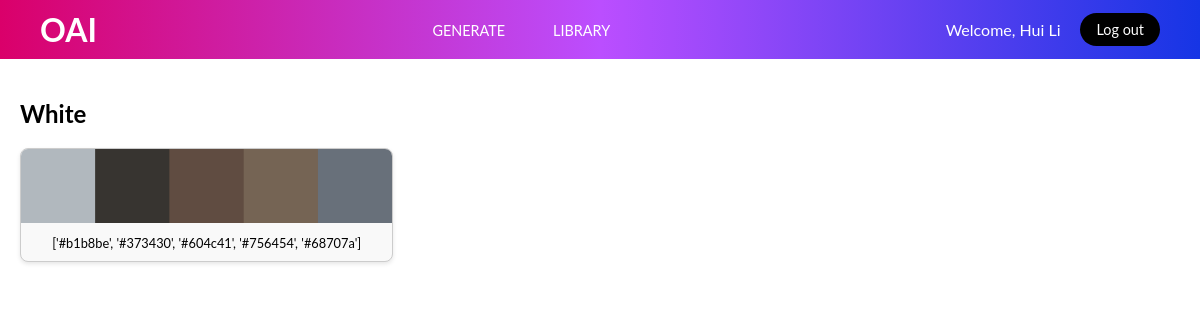
The page /library/White (signed in) on the database its author committed.
### tables this page shows
CREATE TABLE categories (
    id INTEGER PRIMARY KEY AUTOINCREMENT,
    name TEXT UNIQUE NOT NULL
);

CREATE TABLE palettes (
    id INTEGER PRIMARY KEY AUTOINCREMENT,
    image_path TEXT NOT NULL,
    category_id INTEGER NOT NULL,
    colors TEXT NOT NULL,
timestamp DATETIME DEFAULT CURRENT_TIMESTAMP,
FOREIGN KEY (category_id) REFERENCES categories(id)
);

### app.py (the view)
@app.route('/library/<category_name>')
@login_required
def category_page(category_name):
    category = db.execute("SELECT * FROM categories WHERE name = ?", category_name)
    if not category:
        flash("Category not found!")
        return redirect(url_for('library'))
    category_id = category[0]["id"]
    palettes = db.execute("SELECT * FROM palettes WHERE category_id = ?", category_id)
    return render_template('category.html', category_name=category_name, palettes=palettes)

### app.py (called while the page is built)
@app.before_request
def load_logged_in_user():
    g.username = session.get("user_name")

### helpers.py (called while the page is built)
def login_required(f):
    @wraps(f)
    def decorated_function(*args, **kwargs):
        if "user_id" not in session:
            flash("Please log in to access this page.")
            return redirect(url_for('login'))
        return f(*args, **kwargs)
    return decorated_function

### templates/category.html (shortened to what this page needs)
{% extends "layout.html" %}
{% block content %}
<link rel="stylesheet" href="{{ url_for('static', filename='css/category.css') }}">
<section class="category-page">
    <header class="category-header">
        <h1>{{ category_name }}</h1>
    </header>
    <div class="categories-grid">
        {% for palette in palettes %}
        <div class="category-item">
            <div class="palette-container">
                <img src="{{ url_for('static', filename=palette.image_path) }}" alt="Palette Image">
            </div>
            <p> {{ palette['colors'] }}</p>
        </div>
        {% endfor %}
    </div>
</section>
{% endblock %}

### static/css/layout.css (style rules this page uses)
:root { --p: #da006a; --b: #1635e5; --dark: #000; --white: #ffffff; --light: #ccc; --gray: #696969; }
body, html { margin: 0; padding: 0; height: 100%; width: 100%; font-family: 'Lato', sans-serif; display: flex; flex-direction: column; }

### static/css/category.css (style rules this page uses)
.category-page { padding: 20px; font-family: 'Lato', sans-serif; }
.categories-grid { display: grid; grid-template-columns: repeat(auto-fill, minmax(18rem, 1fr)); gap: 20px; }
.category-item { border: 1px solid #ccc; border-radius: 8px; overflow: hidden; text-align: center; box-shadow: 0px 2px 4px rgba(0, 0, 0, 0.1); background-color: #f9f9f9; }
.category-item p { font-size: 0.8rem; line-height: 1.2rem; margin: 0.5rem 1rem; }
.palette-container { position: relative; overflow: visible; }
.palette-container img { width: 100%; height: auto; transition: transform 0.2s ease; }

### rows shown on the page
categories: name "White"
palettes: image_path (picture), colors "['#b1b8be', '#373430', '#604c41', '#756454', '#68707a']"

### other values the page prints
{{ g.username }} "Hui Li"
